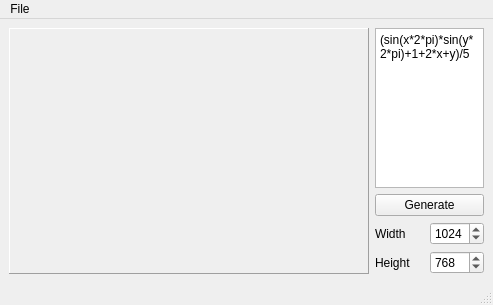
<?xml version="1.0" encoding="UTF-8"?>
<ui version="4.0">
 <class>FormulaGen</class>
 <widget class="QMainWindow" name="FormulaGen">
  <property name="geometry">
   <rect>
    <x>0</x>
    <y>0</y>
    <width>493</width>
    <height>305</height>
   </rect>
  </property>
  <property name="windowTitle">
   <string>Formula</string>
  </property>
  <widget class="QWidget" name="centralwidget">
   <layout class="QHBoxLayout" name="horizontalLayout">
    <item>
     <widget class="QLabel" name="imageViewArea">
      <property name="sizePolicy">
       <sizepolicy hsizetype="Preferred" vsizetype="Preferred">
        <horstretch>0</horstretch>
        <verstretch>0</verstretch>
       </sizepolicy>
      </property>
      <property name="minimumSize">
       <size>
        <width>360</width>
        <height>240</height>
       </size>
      </property>
      <property name="frameShape">
       <enum>QFrame::Panel</enum>
      </property>
      <property name="frameShadow">
       <enum>QFrame::Raised</enum>
      </property>
      <property name="text">
       <string/>
      </property>
      <property name="scaledContents">
       <bool>true</bool>
      </property>
      <property name="alignment">
       <set>Qt::AlignCenter</set>
      </property>
     </widget>
    </item>
    <item>
     <layout class="QVBoxLayout" name="verticalLayout">
      <item>
       <widget class="QPlainTextEdit" name="formulaPText">
        <property name="plainText">
         <string>(sin(x*2*pi)*sin(y*2*pi)+1+2*x+y)/5</string>
        </property>
       </widget>
      </item>
      <item>
       <widget class="QPushButton" name="generatePb">
        <property name="text">
         <string>Generate</string>
        </property>
       </widget>
      </item>
      <item>
       <layout class="QHBoxLayout" name="horizontalLayout_2">
        <item>
         <widget class="QLabel" name="labelW">
          <property name="text">
           <string>Width</string>
          </property>
         </widget>
        </item>
        <item>
         <widget class="QSpinBox" name="widthSpin">
          <property name="maximumSize">
           <size>
            <width>90</width>
            <height>16777215</height>
           </size>
          </property>
          <property name="minimum">
           <number>64</number>
          </property>
          <property name="maximum">
           <number>2048</number>
          </property>
          <property name="value">
           <number>1024</number>
          </property>
         </widget>
        </item>
       </layout>
      </item>
      <item>
       <layout class="QHBoxLayout" name="horizontalLayout_3">
        <item>
         <widget class="QLabel" name="labelH">
          <property name="text">
           <string>Height</string>
          </property>
         </widget>
        </item>
        <item>
         <widget class="QSpinBox" name="heightSpin">
          <property name="maximumSize">
           <size>
            <width>90</width>
            <height>16777215</height>
           </size>
          </property>
          <property name="minimum">
           <number>64</number>
          </property>
          <property name="maximum">
           <number>2048</number>
          </property>
          <property name="value">
           <number>768</number>
          </property>
         </widget>
        </item>
       </layout>
      </item>
     </layout>
    </item>
   </layout>
  </widget>
  <widget class="QMenuBar" name="menubar">
   <property name="geometry">
    <rect>
     <x>0</x>
     <y>0</y>
     <width>493</width>
     <height>25</height>
    </rect>
   </property>
   <widget class="QMenu" name="menuFile">
    <property name="title">
     <string>File</string>
    </property>
    <addaction name="actionSave_Image"/>
    <addaction name="actionPush_Image"/>
    <addaction name="actionPush_Image_as_Compose_Pattern"/>
   </widget>
   <addaction name="menuFile"/>
  </widget>
  <widget class="QStatusBar" name="statusbar"/>
  <action name="actionSave_Image">
   <property name="icon">
    <iconset resource="rsc.qrc">
     <normaloff>:/images/save.png</normaloff>:/images/save.png</iconset>
   </property>
   <property name="text">
    <string>Save Image...</string>
   </property>
   <property name="iconVisibleInMenu">
    <bool>true</bool>
   </property>
  </action>
  <action name="actionPush_Image">
   <property name="text">
    <string>Push Image as Depth Map</string>
   </property>
  </action>
  <action name="actionPush_Image_as_Compose_Pattern">
   <property name="text">
    <string>Push Image as Compose Pattern</string>
   </property>
  </action>
 </widget>
 <resources>
  <include location="rsc.qrc"/>
 </resources>
 <connections/>
</ui>
